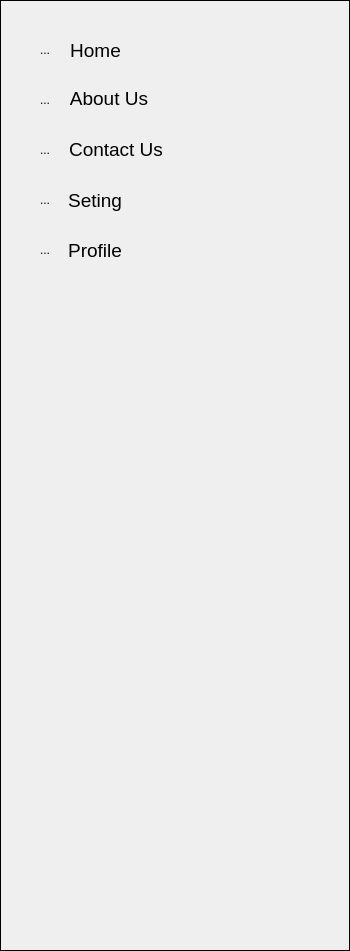
   <widget class="QFrame" name="InfoFrame">
    <property name="geometry">
     <rect>
      <x>20</x>
      <y>0</y>
      <width>350</width>
      <height>951</height>
     </rect>
    </property>
    <property name="styleSheet">
     <string notr="true">border:1px solid black;</string>
    </property>
    <property name="frameShape">
     <enum>QFrame::Shape::StyledPanel</enum>
    </property>
    <property name="frameShadow">
     <enum>QFrame::Shadow::Raised</enum>
    </property>
    <widget class="QToolButton" name="AboutUs">
     <property name="geometry">
      <rect>
       <x>20</x>
       <y>80</y>
       <width>50</width>
       <height>40</height>
      </rect>
     </property>
     <property name="cursor">
      <cursorShape>PointingHandCursor</cursorShape>
     </property>
     <property name="styleSheet">
      <string notr="true">border:none;
</string>
     </property>
     <property name="text">
      <string>...</string>
     </property>
     <property name="icon">
      <iconset>
       <normalon>:/icon/about-svgrepo-com.svg</normalon>
      </iconset>
     </property>
     <property name="iconSize">
      <size>
       <width>50</width>
       <height>50</height>
      </size>
     </property>
    </widget>
    <widget class="QToolButton" name="Home">
     <property name="geometry">
      <rect>
       <x>20</x>
       <y>30</y>
       <width>50</width>
       <height>40</height>
      </rect>
     </property>
     <property name="cursor">
      <cursorShape>PointingHandCursor</cursorShape>
     </property>
     <property name="styleSheet">
      <string notr="true">border:none;
</string>
     </property>
     <property name="text">
      <string>...</string>
     </property>
     <property name="icon">
      <iconset>
       <normalon>:/icon/home-mobile-ui-svgrepo-com.svg</normalon>
      </iconset>
     </property>
     <property name="iconSize">
      <size>
       <width>50</width>
       <height>50</height>
      </size>
     </property>
    </widget>
    <widget class="QToolButton" name="Contact">
     <property name="geometry">
      <rect>
       <x>20</x>
       <y>130</y>
       <width>50</width>
       <height>40</height>
      </rect>
     </property>
     <property name="cursor">
      <cursorShape>PointingHandCursor</cursorShape>
     </property>
     <property name="styleSheet">
      <string notr="true">border:none;
</string>
     </property>
     <property name="text">
      <string>...</string>
     </property>
     <property name="icon">
      <iconset>
       <normalon>:/icon/contact-24hr-svgrepo-com.svg</normalon>
      </iconset>
     </property>
     <property name="iconSize">
      <size>
       <width>40</width>
       <height>35</height>
      </size>
     </property>
    </widget>
    <widget class="QToolButton" name="Setting">
     <property name="geometry">
      <rect>
       <x>20</x>
       <y>180</y>
       <width>50</width>
       <height>40</height>
      </rect>
     </property>
     <property name="cursor">
      <cursorShape>PointingHandCursor</cursorShape>
     </property>
     <property name="styleSheet">
      <string notr="true">border:none;
</string>
     </property>
     <property name="text">
      <string>...</string>
     </property>
     <property name="icon">
      <iconset>
       <normalon>:/icon/setting-svgrepo-com.svg</normalon>
      </iconset>
     </property>
     <property name="iconSize">
      <size>
       <width>50</width>
       <height>50</height>
      </size>
     </property>
    </widget>
    <widget class="QToolButton" name="Profile">
     <property name="geometry">
      <rect>
       <x>20</x>
       <y>230</y>
       <width>50</width>
       <height>40</height>
      </rect>
     </property>
     <property name="cursor">
      <cursorShape>PointingHandCursor</cursorShape>
     </property>
     <property name="styleSheet">
      <string notr="true">border:none;
</string>
     </property>
     <property name="text">
      <string>...</string>
     </property>
     <property name="icon">
      <iconset>
       <normalon>:/icon/user-person-profile-check-svgrepo-com.svg</normalon>
      </iconset>
     </property>
     <property name="iconSize">
      <size>
       <width>50</width>
       <height>50</height>
      </size>
     </property>
    </widget>
    <widget class="QPushButton" name="pushButton">
     <property name="geometry">
      <rect>
       <x>49</x>
       <y>36</y>
       <width>93</width>
       <height>29</height>
      </rect>
     </property>
     <property name="font">
      <font>
       <pointsize>14</pointsize>
      </font>
     </property>
     <property name="cursor">
      <cursorShape>ArrowCursor</cursorShape>
     </property>
     <property name="styleSheet">
      <string notr="true">border:none;
</string>
     </property>
     <property name="text">
      <string>Home</string>
     </property>
    </widget>
    <widget class="QPushButton" name="pushButton_2">
     <property name="geometry">
      <rect>
       <x>59</x>
       <y>84</y>
       <width>100</width>
       <height>29</height>
      </rect>
     </property>
     <property name="font">
      <font>
       <pointsize>14</pointsize>
      </font>
     </property>
     <property name="cursor">
      <cursorShape>ArrowCursor</cursorShape>
     </property>
     <property name="styleSheet">
      <string notr="true">border:none;
</string>
     </property>
     <property name="text">
      <string>About Us</string>
     </property>
    </widget>
    <widget class="QPushButton" name="pushButton_3">
     <property name="geometry">
      <rect>
       <x>56</x>
       <y>135</y>
       <width>120</width>
       <height>29</height>
      </rect>
     </property>
     <property name="font">
      <font>
       <pointsize>14</pointsize>
      </font>
     </property>
     <property name="cursor">
      <cursorShape>ArrowCursor</cursorShape>
     </property>
     <property name="styleSheet">
      <string notr="true">border:none;
</string>
     </property>
     <property name="text">
      <string>Contact Us</string>
     </property>
    </widget>
    <widget class="QPushButton" name="pushButton_4">
     <property name="geometry">
      <rect>
       <x>60</x>
       <y>180</y>
       <width>70</width>
       <height>40</height>
      </rect>
     </property>
     <property name="font">
      <font>
       <pointsize>14</pointsize>
      </font>
     </property>
     <property name="cursor">
      <cursorShape>ArrowCursor</cursorShape>
     </property>
     <property name="styleSheet">
      <string notr="true">border:none;
</string>
     </property>
     <property name="text">
      <string>Seting</string>
     </property>
    </widget>
    <widget class="QPushButton" name="pushButton_5">
     <property name="geometry">
      <rect>
       <x>60</x>
       <y>236</y>
       <width>70</width>
       <height>29</height>
      </rect>
     </property>
     <property name="font">
      <font>
       <pointsize>14</pointsize>
      </font>
     </property>
     <property name="cursor">
      <cursorShape>ArrowCursor</cursorShape>
     </property>
     <property name="styleSheet">
      <string notr="true">border:none;
</string>
     </property>
     <property name="text">
      <string>Profile</string>
     </property>
    </widget>
   </widget>
